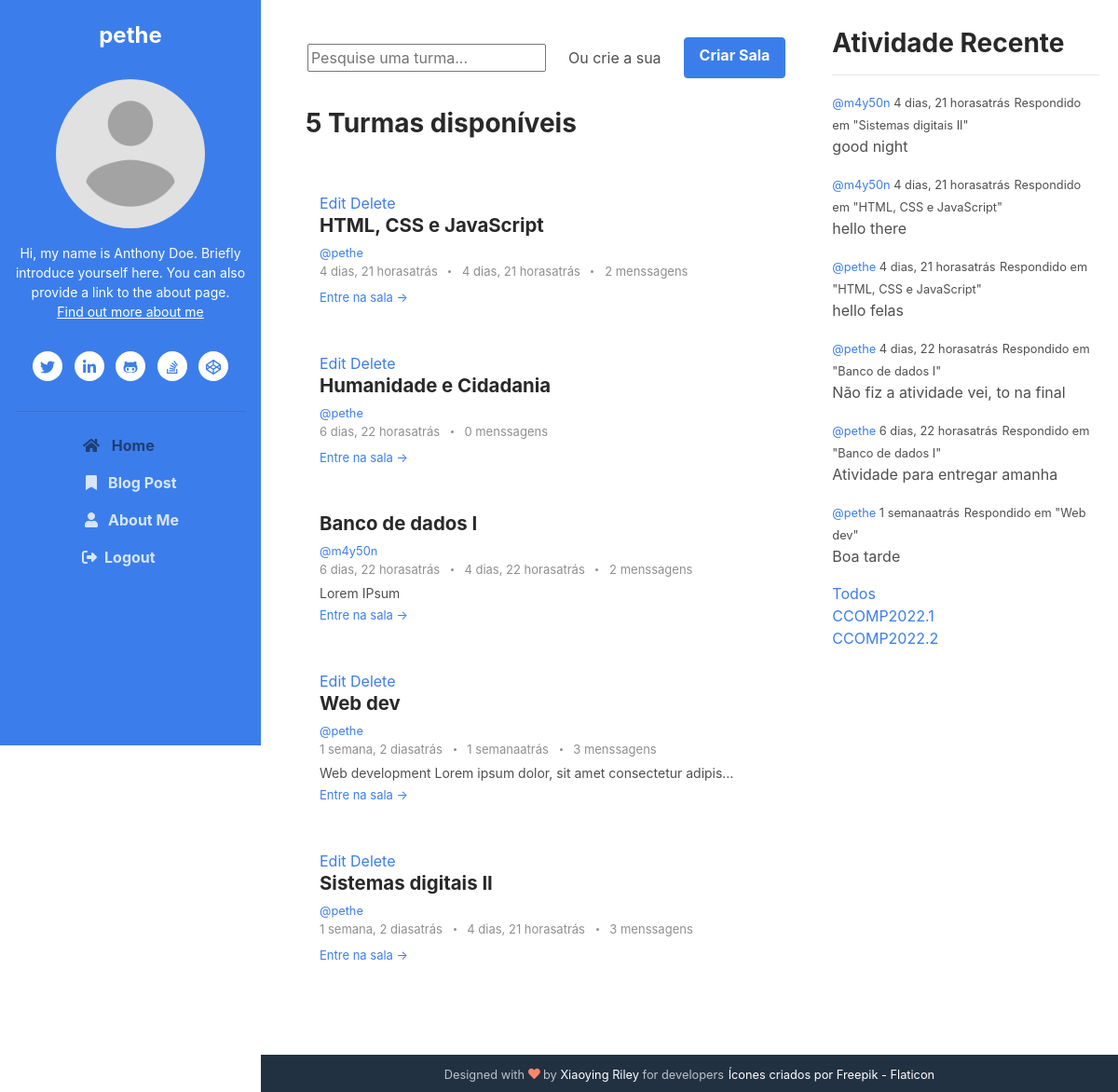
Page / (signed in) on the earlier database version.
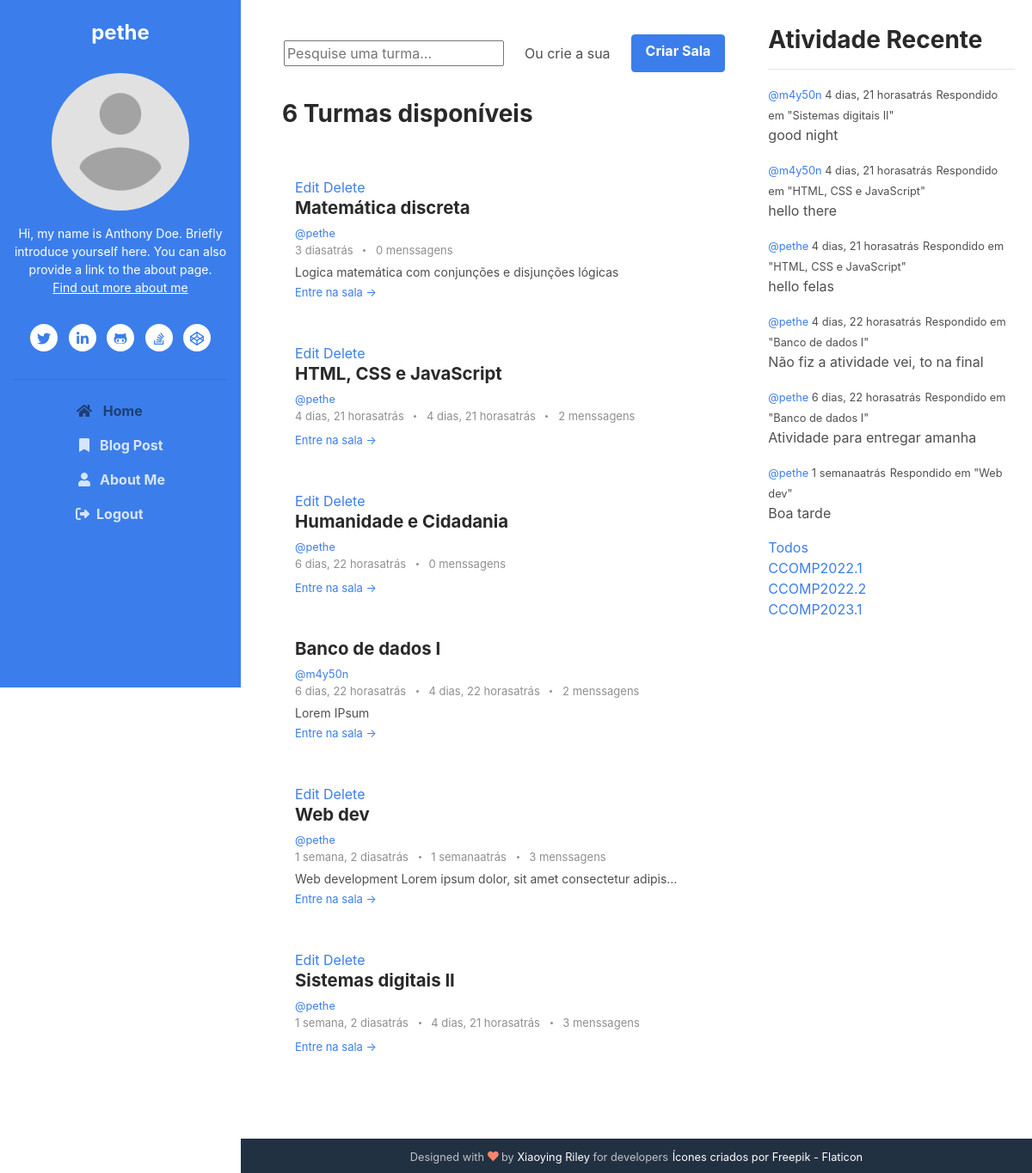
Same page on the later database version.
### base/models.py (models this page shows, shortened)
class Room(models.Model):
    host = models.ForeignKey(User, on_delete=models.SET_NULL, null=True)
    classe = models.ForeignKey(Classe, on_delete=models.SET_NULL, null=True)
    name = models.CharField(max_length=200)
    desc = models.TextField(null=True, blank=True)
    participants = models.ManyToManyField(
        User, related_name='participants', blank=True)
    updated = models.DateTimeField(auto_now=True)
    created = models.DateTimeField(auto_now_add=True)
    class Meta:
        ordering = ['-updated', '-created']
    def __str__(self):
        return self.name

class Message(models.Model):
    user = models.ForeignKey(User, on_delete=models.CASCADE)
    room = models.ForeignKey(Room, on_delete=models.CASCADE)
    body = models.TextField()
    update = models.DateTimeField(auto_now=True)
    created = models.DateTimeField(auto_now_add=True)

class Classe(models.Model):
    name = models.CharField(max_length=200)

### base/views.py (the view)
# urls.py: path('', views.home, name="home"),
def home(request):
    q = request.GET.get('q') if request.GET.get(
        'q') != None else ''
    rooms = Room.objects.filter(Q(classe__name__icontains=q) | Q(
        name__icontains=q) | Q(desc__icontains=q))
    classes = Classe.objects.all()
    room_count = rooms.count()
    room_messages = Message.objects.filter(
        Q(room__classe__name__icontains=q) | Q(
            room__name__icontains=q)).order_by('-created')
    recent_activity = room_messages[:6]
    context = {'rooms': rooms, 'classes': classes,
               'q': q, 'room_count': room_count, 'room_messages': room_messages,
               'recent_activity': recent_activity}
    return render(request, 'base/home.html', context)

### base/templates/base/home.html
{% extends 'main.html' %}
{% block content %}
	<div class="main-2-column">
		<div class="mt-4">
			<div class="m-2 my-md-3 d-flex justify-content-center align-items-center">
				<form action="" method="get">
					<input type="text" name="q" placeholder="Pesquise uma turma...">
				</form>
				<p class="mx-4 my-2">Ou crie a sua</p>
				<a class="btn btn-primary" href="{% url 'create-room' %}">Criar Sala</a>
			</div>
			<div>
				<h3 class="pl-5 pt-3">{{room_count}} Turmas disponíveis</h3>
				{% include 'base/feed_component.html' %}
			</div>
		</div>
		<div>
			{% include 'base/activity_component.html' %}
			{% include 'base/classes_component.html' %}
		</div>
	</div>
{% endblock content%}

### base/templates/base/feed_component.html
{% load humanize %}
<section class="blog-list px-3 py-5 p-md-5 ">
    <div class="container">
        {% for room in rooms %}
            {% if request.user == room.host %}
                <a href="{% url 'update-room' room.id%}">Edit</a>
                <a href="{% url 'delete-room' room.id%}">Delete</a>
            {% endif %}
            <div class="item mb-5">
                <div class="media">
                    <div class="media-body">
                        <h3 class="title mb-1"><a href="{% url 'room' room.id%}">{{room.name}}</a></h3>
                        <small><a href="{% url 'user-profile' room.host.id %}">@{{room.host.username}}</a></small>
                        <div class="meta mb-1"><span class="date">
                            {{room.created|naturaltime}}
                        </span>
                            {% if room.message_set.all.count > 0 %}
                            <span class="time">
                            {% for m in room.message_set.all %}
                                {% if forloop.last %}
                                {{m.created|naturaltime}}
                                {% endif %}
                            {% endfor%}
                            </span>
                            {% endif %}
                            <span class="comment">
                                <a href="#">
                                    {{room.message_set.all.count}}
                                {% if room.message_set.all.count > 1 or room.message_set.all.count == 0%}
                                    menssagens
                                {% else %}
                                    menssagem
                                {% endif %}
                                </a>
                            </span>
                        </div>
                        <div class="intro">{{room.desc|truncatechars:70}}</div>
                        <a class="more-link" href="{% url 'room' room.id%}">Entre na sala &rarr;</a>
                    </div>
                </div>
            </div>
        {% endfor %}
    </div>
</section>

### base/templates/base/activity_component.html (shortened to what this page needs)
{% load humanize %}
<div class="recent-container">
	<h3>Atividade Recente</h3>
	<hr />
	{% for message in recent_activity%}
	<div>
		<small
			><a href="{% url 'user-profile' message.user.id%}">@{{message.user}} </a>
			{{message.created|naturaltime}}</small
		>
		<small>Respondido em "{{message.room}}"</small>
		<p>{{message.body|truncatechars:50}}</p>
	</div>
	{% endfor %}
</div>

### base/templates/base/classes_component.html
<a href="{% url 'home' %}">Todos</a>
{% for classe in classes %}
    <div>
        <a href="{% url 'home' %}?q={{classe.name}}">{{classe.name}}</a>
    </div>
{% endfor %}

Differences in the rows shown:
added Room: shows "Edit", name "Matemática discreta", host.username "pethe", created "3 diasatrás", message_set.all.count "0", shows "menssagens", desc "Logica matemática com conjunções e disjunções lógicas"
added Classe: name "CCOMP2023.1"
Other differences:
{{ room_count }}: "5" → "6"
